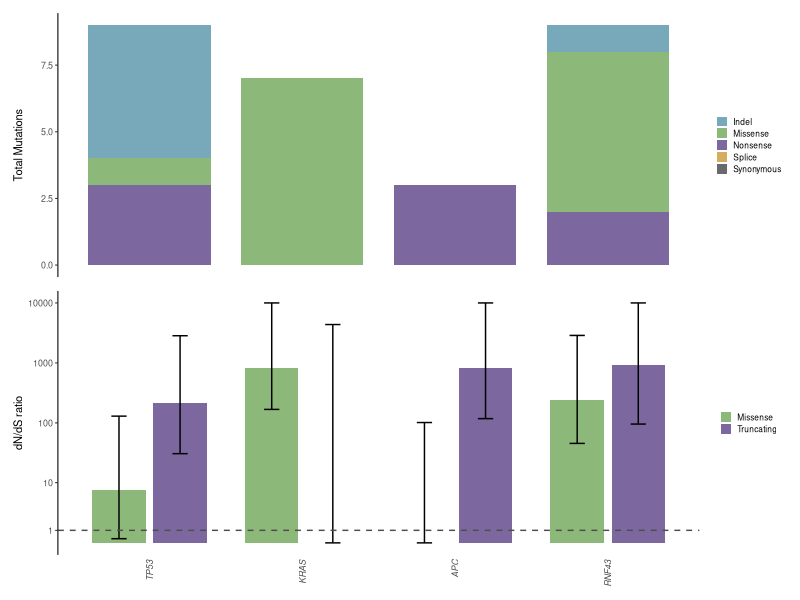

This chart was generated by the following R code:
library(readr)
library(dplyr)
library(tidyr)
library(ggplot2)
library(patchwork)

#### Prep ####
# Read in data
prog <- read_tsv("data/variants/dndscv/dndscv_genes_prog_pre.tsv")
prog_ci <- read_tsv("data/variants/dndscv/prog_pre_gene_ci.tsv") |>
    filter(!gene == "RBM10")

# Filter and reshape data
muts_df <- prog |>
  select(gene_name, n_syn, n_mis, n_non, n_spl, n_ind, qglobal_cv) |>
  filter(qglobal_cv < 0.05) |>
  pivot_longer(
    cols = starts_with("n_"),
    names_to = "mutation_type",
    values_to = "count"
  ) |>
  mutate(
    mutation_type = recode(mutation_type,
      n_syn = "Synonymous", n_mis = "Missense", n_non = "Nonsense",
      n_spl = "Splice", n_ind = "Indel"
    )
  )

ci_df <- prog_ci |>
  rename(gene_name = gene) |>
  tidyr::pivot_longer(cols = starts_with(c("mis", "tru")),
                      names_to = c("type", ".value"),
                      names_pattern = "(mis|tru)_(.*)") |>
  mutate(type = dplyr::recode(type,
                         "mis" = "Missense",
                         "tru" = "Truncating")
        )

# Set order of genes
genes_order <- muts_df |>
    arrange(qglobal_cv) |>
    pull(gene_name) |>
    unique()

muts_df <- muts_df |>
    mutate(gene_name = factor(gene_name, labels = genes_order))

ci_df <- ci_df |>
    mutate(gene_name = factor(gene_name, labels = genes_order))


# Define colour palette
mutation_colours <- c(
  "Missense"   = "#8cb87aff",  
  "Truncating" = "#7c679eff",
  "Indel" = "#77a9baff",
  "Nonsense" = "#7c679eff",
  "Splice" = "#d5ad5eff",
  "Synonymous" ="#696a6bff"
)

# Counts barplot
counts_barplot <- ggplot(muts_df, aes(x = gene_name, y = count, fill = mutation_type)) +
  geom_col(width = 0.8) +
  scale_fill_manual(values = mutation_colours) +
  labs(
    x = NULL,
    y = "Total Mutations",
    fill = NULL
  ) +
  theme_classic(base_size = 8) +
  theme(
    axis.text.x = element_blank(),
    axis.line.x = element_blank(),
    axis.ticks.x = element_blank(),
    legend.position = "right",
    legend.text  = element_text(size = 6),
    legend.key.size = unit(0.3, "cm")  
  )

# dnds ratios barplot
# Plot
ci_barplot <- ggplot(ci_df, aes(x = gene_name, y = mle, fill = type)) +
  geom_col(position = position_dodge(width = 0.8), width = 0.7) +
  geom_errorbar(
    aes(ymin = low, ymax = high),
    position = position_dodge(width = 0.8),
    width = 0.2
  ) +
    geom_hline(yintercept = 1, linetype = "dashed", colour = "grey30") +
  scale_fill_manual(values = mutation_colours) +
  scale_y_log10(trans = "pseudo_log", breaks = c(1, 10, 100, 1000, 10000)) +
  labs(
    x = NULL,
    y = "dN/dS ratio",
    fill = NULL
  ) +
  theme_classic(base_size = 8) +
  theme(
    axis.text.x = element_text(angle = 90, hjust = 1, vjust = 0.5, face = "italic"),
    axis.line.x = element_blank(),
    axis.ticks.x = element_blank(),
    legend.position = "right",
    legend.text  = element_text(size = 6),
    legend.key.size = unit(0.3, "cm")
  )

# Combine plots
combined_plot <- counts_barplot / ci_barplot + plot_layout(heights = c(1, 1))

ggsave("plots/dndscv/precursors/dndscv_progressors_plot.png",
        plot = combined_plot, height = 3, width = 3.2, dpi = 300)
